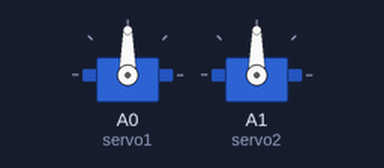
A sketch run on a simulated Arduino Uno, built with avr-gcc and run on an emulated ATmega328P. Shown: 2 × servo.

Above: at 0.05 s.
Timing chart, 0 to 4.6 s (numbered marks = the images above):
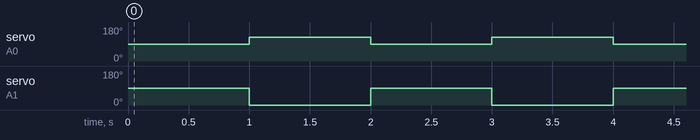

The sketch:

rampa_T-800.ino
```cpp
//#include <NewPing.h>
#include <Servo.h>

int trig = 13;
int echo = 12;
int max_dist = 200;

//NewPing sonar(trig, echo, max_dist);

Servo servo1;
Servo servo2;

void setup() {
  Serial.begin(9600);
  //pinMode(trig, OUTPUT);
  //pinMode(echo, INPUT);
  servo1.attach(A0);
  servo2.attach(A1);
}

void loop() {

  //Serial.println(sonar.ping_cm());
  delay(1000);
  //if(sonar.ping_cm() <= 10){
     servo1.write(125);
     servo2.write(0);
  //}else{
  delay(1000);
    servo1.write(90);
    servo2.write(90);
  //}


}
```

Measured:
- by itself, servo on A0 (servo1): alternates 125° for 1.0 s and 90° for 1.0 s
- by itself, servo on A1 (servo2): alternates 90° for 1.0 s and 0° for 1.0 s
